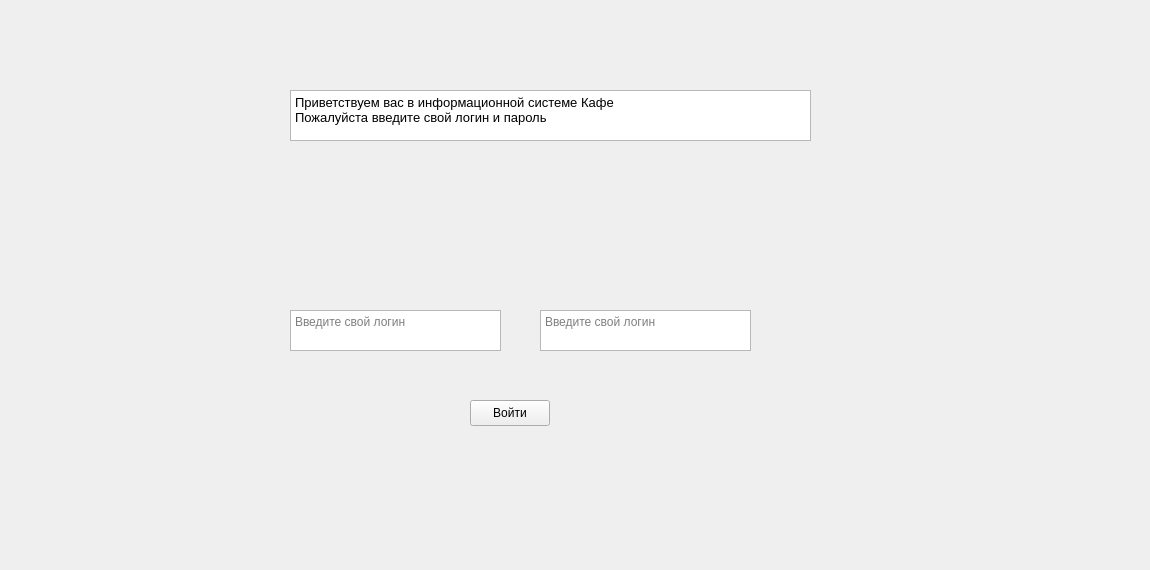
<?xml version="1.0" encoding="UTF-8"?>
<ui version="4.0">
 <class>login</class>
 <widget class="QWidget" name="login">
  <property name="geometry">
   <rect>
    <x>0</x>
    <y>0</y>
    <width>1150</width>
    <height>570</height>
   </rect>
  </property>
  <property name="windowTitle">
   <string>Информационная система Кафе</string>
  </property>
  <widget class="QTextBrowser" name="titleLogin">
   <property name="geometry">
    <rect>
     <x>290</x>
     <y>90</y>
     <width>521</width>
     <height>51</height>
    </rect>
   </property>
   <property name="html">
    <string>&lt;!DOCTYPE HTML PUBLIC &quot;-//W3C//DTD HTML 4.0//EN&quot; &quot;http://www.w3.org/TR/REC-html40/strict.dtd&quot;&gt;
&lt;html&gt;&lt;head&gt;&lt;meta name=&quot;qrichtext&quot; content=&quot;1&quot; /&gt;&lt;style type=&quot;text/css&quot;&gt;
p, li { white-space: pre-wrap; }
&lt;/style&gt;&lt;/head&gt;&lt;body style=&quot; font-family:'Open Sans'; font-size:10pt; font-weight:400; font-style:normal;&quot;&gt;
&lt;p style=&quot; margin-top:0px; margin-bottom:0px; margin-left:0px; margin-right:0px; -qt-block-indent:0; text-indent:0px;&quot;&gt;Приветствуем вас в информационной системе Кафе &lt;/p&gt;
&lt;p style=&quot; margin-top:0px; margin-bottom:0px; margin-left:0px; margin-right:0px; -qt-block-indent:0; text-indent:0px;&quot;&gt;Пожалуйста введите свой логин и пароль&lt;/p&gt;&lt;/body&gt;&lt;/html&gt;</string>
   </property>
  </widget>
  <widget class="QTextEdit" name="addLogin">
   <property name="geometry">
    <rect>
     <x>290</x>
     <y>310</y>
     <width>211</width>
     <height>41</height>
    </rect>
   </property>
   <property name="html">
    <string>&lt;!DOCTYPE HTML PUBLIC &quot;-//W3C//DTD HTML 4.0//EN&quot; &quot;http://www.w3.org/TR/REC-html40/strict.dtd&quot;&gt;
&lt;html&gt;&lt;head&gt;&lt;meta name=&quot;qrichtext&quot; content=&quot;1&quot; /&gt;&lt;style type=&quot;text/css&quot;&gt;
p, li { white-space: pre-wrap; }
&lt;/style&gt;&lt;/head&gt;&lt;body style=&quot; font-family:'Open Sans'; font-size:10pt; font-weight:400; font-style:normal;&quot;&gt;
&lt;p style=&quot;-qt-paragraph-type:empty; margin-top:0px; margin-bottom:0px; margin-left:0px; margin-right:0px; -qt-block-indent:0; text-indent:0px;&quot;&gt;&lt;br /&gt;&lt;/p&gt;&lt;/body&gt;&lt;/html&gt;</string>
   </property>
   <property name="placeholderText">
    <string>Введите свой логин</string>
   </property>
  </widget>
  <widget class="QTextEdit" name="addPassword">
   <property name="geometry">
    <rect>
     <x>540</x>
     <y>310</y>
     <width>211</width>
     <height>41</height>
    </rect>
   </property>
   <property name="html">
    <string>&lt;!DOCTYPE HTML PUBLIC &quot;-//W3C//DTD HTML 4.0//EN&quot; &quot;http://www.w3.org/TR/REC-html40/strict.dtd&quot;&gt;
&lt;html&gt;&lt;head&gt;&lt;meta name=&quot;qrichtext&quot; content=&quot;1&quot; /&gt;&lt;style type=&quot;text/css&quot;&gt;
p, li { white-space: pre-wrap; }
&lt;/style&gt;&lt;/head&gt;&lt;body style=&quot; font-family:'Open Sans'; font-size:10pt; font-weight:400; font-style:normal;&quot;&gt;
&lt;p style=&quot;-qt-paragraph-type:empty; margin-top:0px; margin-bottom:0px; margin-left:0px; margin-right:0px; -qt-block-indent:0; text-indent:0px;&quot;&gt;&lt;br /&gt;&lt;/p&gt;&lt;/body&gt;&lt;/html&gt;</string>
   </property>
   <property name="placeholderText">
    <string>Введите свой логин</string>
   </property>
  </widget>
  <widget class="QPushButton" name="ButtonLogin">
   <property name="geometry">
    <rect>
     <x>470</x>
     <y>400</y>
     <width>80</width>
     <height>26</height>
    </rect>
   </property>
   <property name="text">
    <string>Войти</string>
   </property>
  </widget>
 </widget>
 <resources/>
 <connections/>
</ui>
